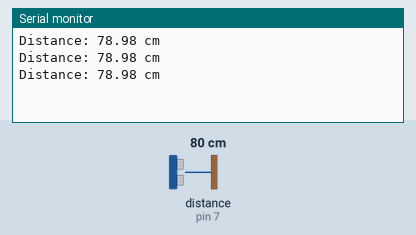
Recording of a sketch running on a simulated Arduino Uno, built with avr-gcc and run on an emulated ATmega328P. On the bench: the last lines printed to the serial monitor. Wiring (inferred from the names in the program): ultrasonic range finder: trigger pin 8; echo pin 7. Inputs (shaded band) come from the test bench; at power-on: distance to the obstacle (sensor on pin 7) 80 cm. The echo pulse lasts 58.3 µs per cm.

Above: at 1.3 s.
1.4 s: distance to the obstacle (sensor on pin 7) set to 2 cm
At 1.9 s:
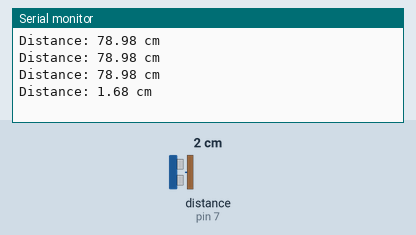
2.9 s: distance to the obstacle (sensor on pin 7) set to 4 cm
At 3.4 s:
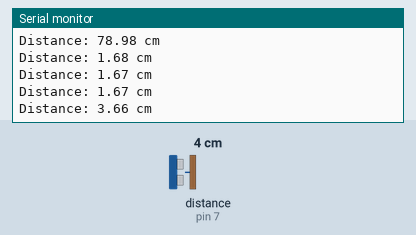
Timing chart, 0 to 5.9 s (numbered marks = the images above; inputs shaded):
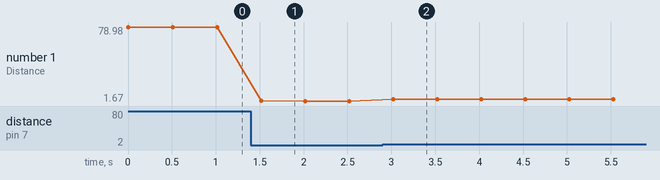

Measured:
- after the input at 1.4 s, the serial monitor: prints a new line after 0.12 s (image 1)
- after the input at 2.9 s, the serial monitor: prints a new line after 0.12 s (image 2)
- plotted number 1: 78.98 → 1.67 after the input at 1.4 s, 1.67 → 3.66 after the input at 2.9 s

The sketch:

L5F1.ino
```cpp
#define TRIG_PIN 8
#define ECHO_PIN 7

void setup() {
  Serial.begin(9600);
  pinMode(TRIG_PIN, OUTPUT);
  pinMode(ECHO_PIN, INPUT);
}

void loop() {
  // Send a 10-microsecond pulse to trigger the ultrasonic sensor
  digitalWrite(TRIG_PIN, LOW);
  delayMicroseconds(2);
  digitalWrite(TRIG_PIN, HIGH);
  delayMicroseconds(10);
  digitalWrite(TRIG_PIN, LOW);

  // Measure the pulse width on the echo pin
  long duration = pulseIn(ECHO_PIN, HIGH);

  // If pulseIn returns 0, the echo wasn't detected, so we skip the calculation
  if (duration == 0) {
    Serial.println("No echo detected");
  } else {
    // Calculate the distance in centimeters
    float distance = (duration * 0.034) / 2;  // Speed of sound is 0.034 cm/us, and we divide by 2 to get the one-way distance
    Serial.print("Distance: ");
    Serial.print(distance);
    Serial.println(" cm");
  }

  delay(500); // Wait before the next reading
}
```
